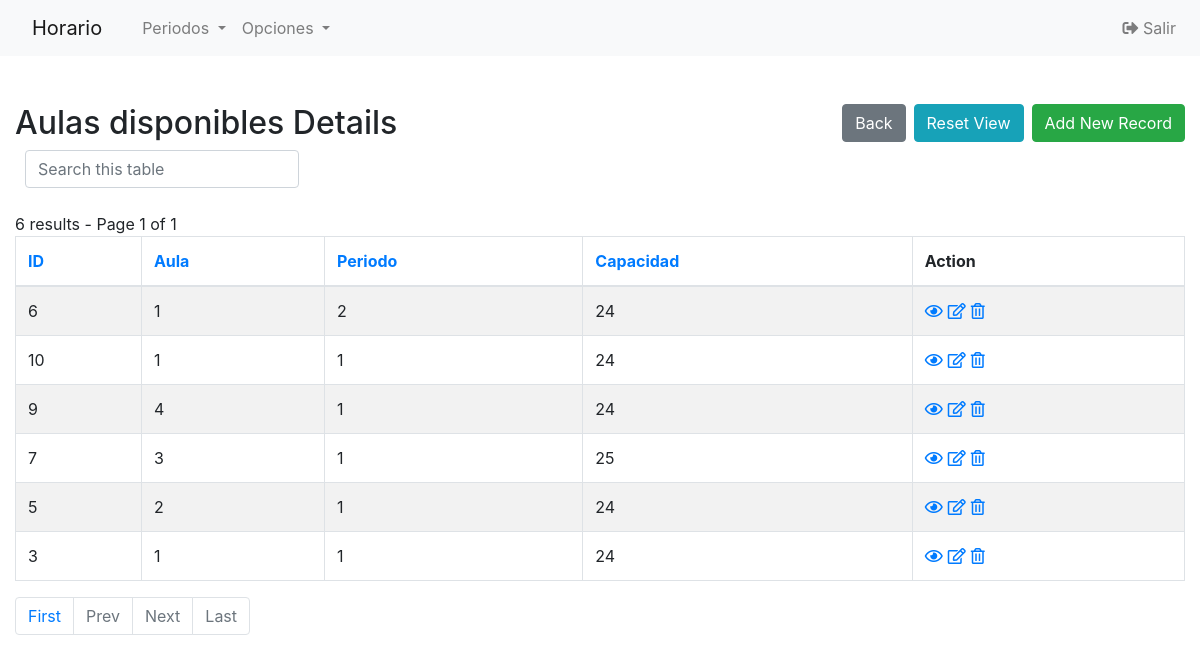
/Codigo/php/aulas_disponibles-index.php (signed in), run on the app's committed database.
### tables this page shows
CREATE TABLE `aulas_disponibles` (
  `ID_aula_disponible` int(11) NOT NULL,
  `AULAS_ID_aula` int(11) NOT NULL,
  `PERIODOS_ID_periodo` int(11) NOT NULL,
  `capacidad` int(11) DEFAULT '24'
);

### Codigo/php/config.php (called while the page is built, shortened)
<?php
$no_of_records_per_page = 10;
?>

### Codigo/php/aulas_disponibles-index.php (the view, shortened to what this page needs)
<!DOCTYPE html>
<html lang="en">
<head>
    <link rel="stylesheet" href="https://stackpath.bootstrapcdn.com/bootstrap/4.5.0/css/bootstrap.min.css">
</head>
<?php require_once('navbar.php'); ?>
<body>
    <section class="pt-5">
        <div class="container-fluid">
            <div class="row">
                <div class="col-md-12">
                    <div class="page-header clearfix">
                        <h2 class="float-left">Aulas disponibles Details</h2>
                        <a href="aulas_disponibles-create.php" class="btn btn-success float-right">Add New Record</a>
                        <a href="aulas_disponibles-index.php" class="btn btn-info float-right mr-2">Reset View</a>
                        <a href="index1.php" class="btn btn-secondary float-right mr-2">Back</a>
                    </div>
                    <div class="form-row">
                        <form action="aulas_disponibles-index.php" method="get">
                        <div class="col">
                          <input type="text" class="form-control" placeholder="Search this table" name="search">
                        </div>
                    </div>
                    <br>
                    <?php
                    require_once "config.php";
                    $domain   = $_SERVER['HTTP_HOST'];
                    $script   = $_SERVER['SCRIPT_NAME'];
                    $parameters   = $_GET ? $_SERVER['QUERY_STRING'] : "" ;
                    $protocol=($_SERVER['HTTPS'] == "on" ? "https" : "http");
                    $currenturl = $protocol . '://' . $domain. $script . '?' . $parameters;
                    if (isset($_GET['pageno'])) {
                        $pageno = $_GET['pageno'];
                    } else {
                        $pageno = 1;
                    }
                    $offset = ($pageno-1) * $no_of_records_per_page;
                    $total_pages_sql = "SELECT COUNT(*) FROM aulas_disponibles";
                    $result = mysqli_query($link,$total_pages_sql);
                    $total_rows = mysqli_fetch_array($result)[0];
                    $total_pages = ceil($total_rows / $no_of_records_per_page);
                    $order = 'PERIODOS_ID_periodo';
                    $sortBy = array('asc', 'desc'); $sort = 'desc';
                    $sql = "SELECT * FROM aulas_disponibles ORDER BY $order $sort LIMIT $offset, $no_of_records_per_page";
                    $count_pages = "SELECT * FROM aulas_disponibles";
                    if(!empty($_GET['search'])) {
                        $search = ($_GET['search']);
                        $sql = "SELECT * FROM aulas_disponibles
                            WHERE CONCAT_WS (ID_aula_disponible,AULAS_ID_aula,PERIODOS_ID_periodo,capacidad)
                            LIKE '%$search%'
                            ORDER BY $order $sort
                            LIMIT $offset, $no_of_records_per_page";
                        $count_pages = "SELECT * FROM aulas_disponibles
                            WHERE CONCAT_WS (ID_aula_disponible,AULAS_ID_aula,PERIODOS_ID_periodo,capacidad)
                            LIKE '%$search%'
                            ORDER BY $order $sort";
                    }
                    else {
                        $search = "";
                    }
                    if($result = mysqli_query($link, $sql)){
                        if(mysqli_num_rows($result) > 0){
                            if ($result_count = mysqli_query($link, $count_pages)) {
                               $total_pages = ceil(mysqli_num_rows($result_count) / $no_of_records_per_page);
                           }
                            $number_of_results = mysqli_num_rows($result_count);
                            echo " " . $number_of_results . " results - Page " . $pageno . " of " . $total_pages;
                            echo "<table class='table table-bordered table-striped'>";
                                echo "<thead>";
                                    echo "<tr>";
                                        echo "<th><a href=?search=$search&sort=&order=ID_aula_disponible&sort=$sort>ID</th>";
										echo "<th><a href=?search=$search&sort=&order=AULAS_ID_aula&sort=$sort>Aula</th>";
										echo "<th><a href=?search=$search&sort=&order=PERIODOS_ID_periodo&sort=$sort>Periodo</th>";
										echo "<th><a href=?search=$search&sort=&order=capacidad&sort=$sort>Capacidad</th>";
                                        echo "<th>Action</th>";
                                    echo "</tr>";
                                echo "</thead>";
                                echo "<tbody>";
                                while($row = mysqli_fetch_array($result)){
                                    echo "<tr>";
                                    echo "<td>" . htmlspecialchars($row['ID_aula_disponible']) . "</td>";echo "<td>" . htmlspecialchars($row['AULAS_ID_aula']) . "</td>";echo "<td>" . htmlspecialchars($row['PERIODOS_ID_periodo']) . "</td>";echo "<td>" . htmlspecialchars($row['capacidad']) . "</td>";
                                        echo "<td>";
                                            echo "<a href='aulas_disponibles-read.php?ID_aula_disponible=". $row['ID_aula_disponible'] ."' title='View Record' data-toggle='tooltip'><i class='far fa-eye'></i></a>";
                                            echo "<a href='aulas_disponibles-update.php?ID_aula_disponible=". $row['ID_aula_disponible'] ."' title='Update Record' data-toggle='tooltip'><i class='far fa-edit'></i></a>";
                                            echo "<a href='aulas_disponibles-delete.php?ID_aula_disponible=". $row['ID_aula_disponible'] ."' title='Delete Record' data-toggle='tooltip'><i class='far fa-trash-alt'></i></a>";
                                        echo "</td>";
                                    echo "</tr>";
                                }
                                echo "</tbody>";
                            echo "</table>";
?>
                                <ul class="pagination" align-right>
                                <?php
                                    $new_url = preg_replace('/&?pageno=[^&]*/', '', $currenturl);
                                 ?>
                                    <li class="page-item"><a class="page-link" href="<?php echo $new_url .'&pageno=1' ?>">First</a></li>
                                    <li class="page-item <?php if($pageno <= 1){ echo 'disabled'; } ?>">
                                        <a class="page-link" href="<?php if($pageno <= 1){ echo '#'; } else { echo $new_url ."&pageno=".($pageno - 1); } ?>">Prev</a>
                                    </li>
                                    <li class="page-item <?php if($pageno >= $total_pages){ echo 'disabled'; } ?>">
                                        <a class="page-link" href="<?php if($pageno >= $total_pages){ echo '#'; } else { echo $new_url . "&pageno=".($pageno + 1); } ?>">Next</a>
                                    </li>
                                    <li class="page-item <?php if($pageno >= $total_pages){ echo 'disabled'; } ?>">
                                        <a class="page-item"><a class="page-link" href="<?php echo $new_url .'&pageno=' . $total_pages; ?>">Last</a>
                                    </li>
                                </ul>
<?php
                        } else{
                            echo "<p class='lead'><em>No records were found.</em></p>";
                        }
                    } else{
                        echo "ERROR: Could not able to execute $sql. " . mysqli_error($link);
                    }
                    ?>
                </div>
            </div>
        </div>
    </section>
</body>
</html>

### Codigo/php/aulas_disponibles-index.php (style rules this page uses)
.page-header h2 { margin-top: 0; }
table tr td:last-child a { margin-right: 5px; }
body { font-size: 14px; }

### data on the page
aulas_disponibles: ID_aula_disponible "6", AULAS_ID_aula "1", PERIODOS_ID_periodo "2", capacidad "24"
aulas_disponibles: ID_aula_disponible "10", AULAS_ID_aula "1", PERIODOS_ID_periodo "1", capacidad "24"
aulas_disponibles: ID_aula_disponible "9", AULAS_ID_aula "4", PERIODOS_ID_periodo "1", capacidad "24"
aulas_disponibles: ID_aula_disponible "7", AULAS_ID_aula "3", PERIODOS_ID_periodo "1", capacidad "25"
aulas_disponibles: ID_aula_disponible "5", AULAS_ID_aula "2", PERIODOS_ID_periodo "1", capacidad "24"
aulas_disponibles: ID_aula_disponible "3", AULAS_ID_aula "1", PERIODOS_ID_periodo "1", capacidad "24"

### other printed values
$number_of_results "6"
$pageno "1"
$total_pages "1"
